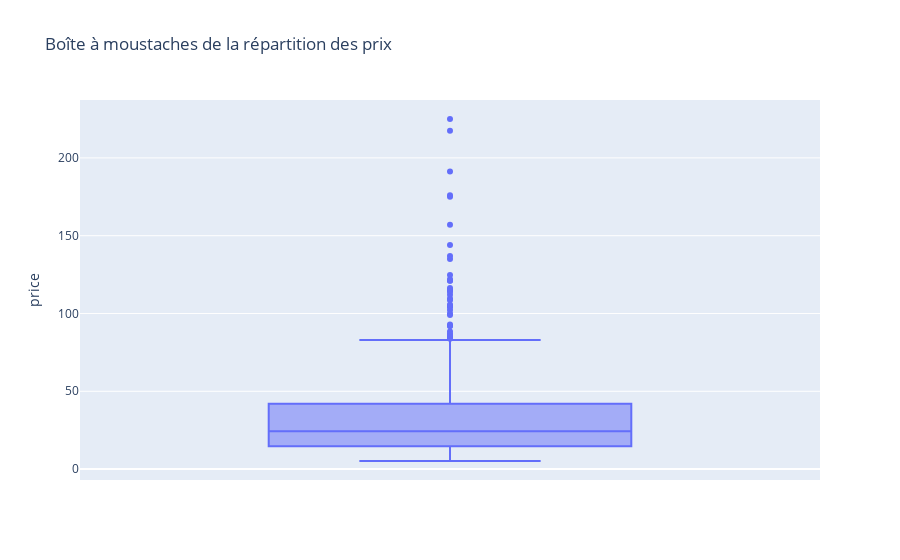

The notebook cell this image was saved under:
### Code cell
#Autre méthode avec plotly express
fig = px.box(df_erp, y='price', title='Boîte à moustaches de la répartition des prix')

# Afficher le graphique interactif
fig.show()

### Figure 1 — Plotly figure (JSON) as saved in the notebook; plotly's stock layout.template omitted (floating-point values rounded to 4 significant figures; data arrays with more than 128 entries replaced by an {"elided": "..."} marker saying what was removed)
{"data": [{"alignmentgroup": "True", "hovertemplate": "price=%{y}<extra></extra>", "legendgroup": "", "marker": {"color": "#636efa"}, "name": "", "notched": false, "offsetgroup": "", "orientation": "v", "showlegend": false, "type": "box", "x0": " ", "xaxis": "x", "y": {"elided": "822 float values"}, "y0": " ", "yaxis": "y"}], "layout": {"autosize": true, "boxmode": "group", "legend": {"tracegroupgap": 0}, "title": {"text": "Boîte à moustaches de la répartition des prix"}, "xaxis": {"anchor": "y", "autorange": true, "domain": [0, 1], "range": [-0.5, 0.5], "type": "category"}, "yaxis": {"anchor": "x", "autorange": true, "domain": [0, 1], "range": [-7.011, 237.2], "title": {"text": "price"}, "type": "linear"}}}
